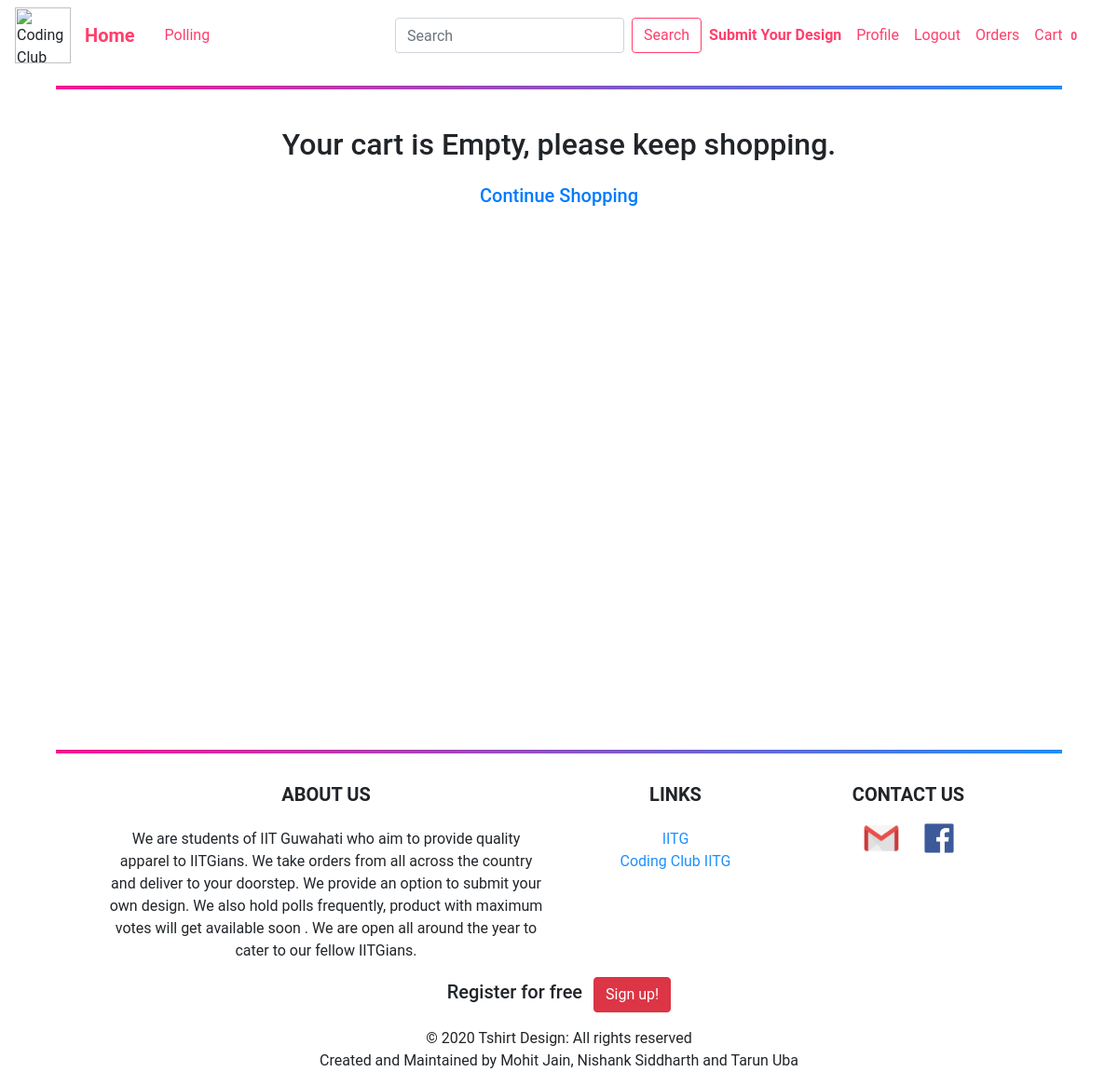
Before: /cart/ (signed in) with the older database file.
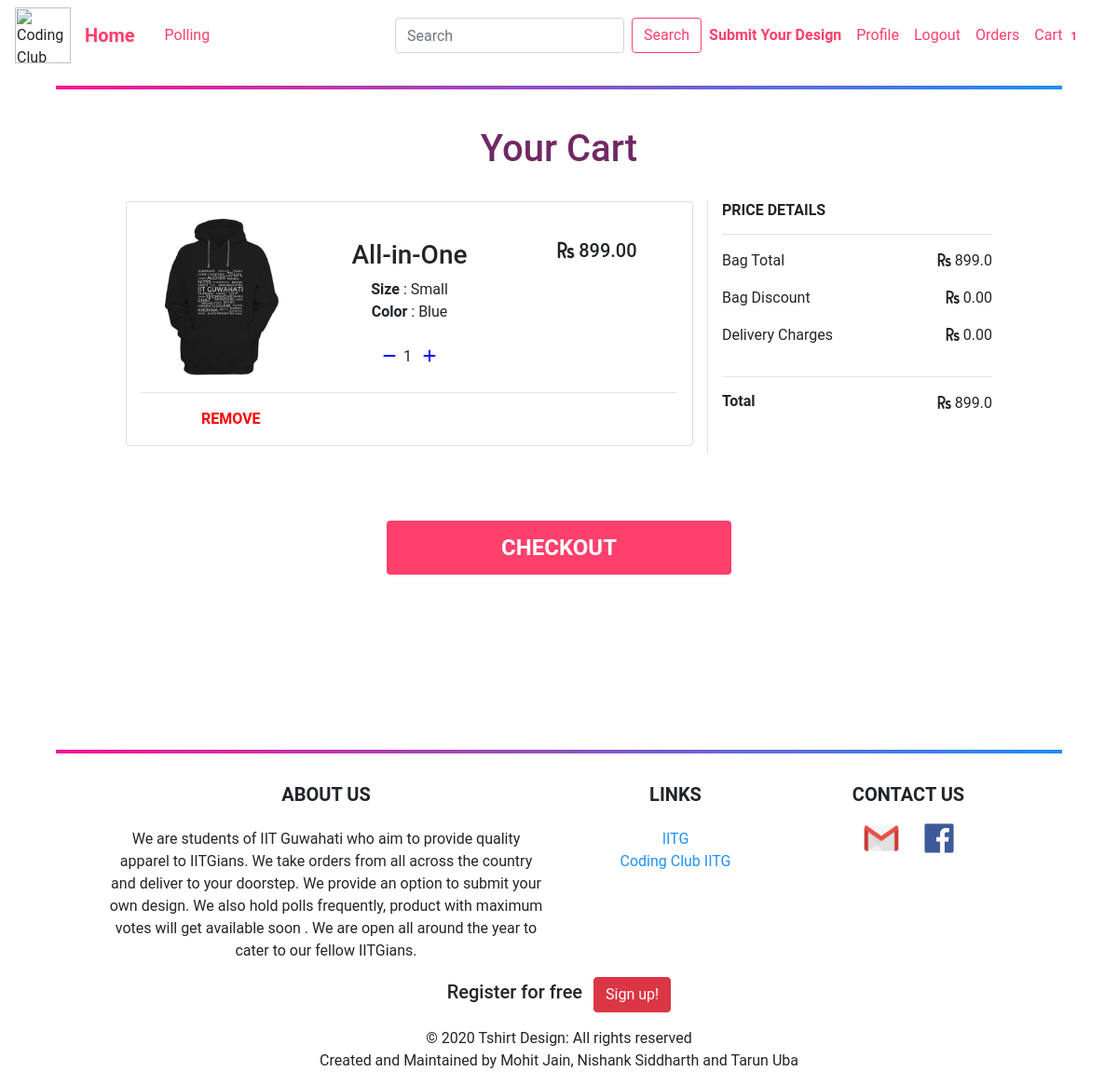
After: the same page with the newer database file.
### cart/models.py (models this page shows, shortened)
class CartItem(models.Model):
    cart = models.ForeignKey('Cart', related_name="cart_item", on_delete=models.CASCADE)
    product = models.ForeignKey(Product, related_name="product", on_delete=models.CASCADE)
    variations = models.ManyToManyField(Variation, blank=True)
    quantity = models.IntegerField(default=1)
    line_total = models.DecimalField(max_digits=10, decimal_places=2, default=0.00)

class Cart(models.Model):
    user = models.ForeignKey(User, on_delete=models.CASCADE, related_name="cart_user")
    total = models.DecimalField(max_digits=10, decimal_places=2, default=0.00)
    timestamp = models.DateTimeField(auto_now_add=True, auto_now=False)
    updated = models.DateTimeField(auto_now=True, auto_now_add=False)
    qty = models.IntegerField(default=1)
    active = models.BooleanField(default=True)

### blog/models.py (models this page shows, shortened)
class Product(models.Model):
    merchant = models.ForeignKey(User, on_delete=models.CASCADE, limit_choices_to={'groups': 1})
    category = models.ForeignKey(Category, related_name='products', on_delete=models.CASCADE)
    name = models.CharField(max_length=150)
    description = models.TextField(blank=True)
    price = models.DecimalField(decimal_places=2, max_digits=10)
    slug = models.SlugField(max_length=150)
    stock = models.PositiveIntegerField(default=1)
    available = models.BooleanField(default=1)
    created_at = models.DateTimeField(auto_now_add=True)
    updated_at = models.DateTimeField(auto_now=True)
    image = models.ImageField(upload_to='products')
    image1 = models.ImageField(upload_to='products', blank=True, null=True)
    image2 = models.ImageField(upload_to='products', blank=True, null=True)
    image3 = models.ImageField(upload_to='products', blank=True, null=True)
    class Meta:
        ordering = ('name',)
        index_together = (('id', 'slug'),)
    def get_absolute_url(self):
        return reverse('blog:product_detail', args=[self.id, self.slug])

class Variation(models.Model):
    product = models.ForeignKey(Product, related_name="variations", on_delete=models.CASCADE)
    category = models.CharField(max_length=120, choices=VAR_CATEGORIES, default='size')
    title = models.CharField(max_length=120)
    updated = models.DateTimeField(auto_now_add=False, auto_now=True)
    active = models.BooleanField(default=True)
    objects = VariationsManager()

### cart/views.py (the view)
# urls.py: path('cart/', cart_views.cart_home, name='cart'),
@login_required
def cart_home(request):
    cart = Cart.objects.filter(user=request.user, active=True).first()
    empty_message = "Your cart is Empty, please keep shopping."
    if cart is not None:
        context = {"cart": cart, "empty": False}
        new_total = 0.00
        for item in cart.cart_item.all():
            line_total = float(item.product.price) * item.quantity
            new_total += line_total
        cart.total = new_total
        request.session['items_total'] = cart.cart_item.count()
        cart.qty = cart.cart_item.count()
        cart.save()
        if cart.total == float(0):
            context = {"empty": True, "empty_message": empty_message}
    else:
        context = {"empty": True, "empty_message": empty_message}
    template = 'cart/cart_home.html'
    return render(request, template, context)

### blog/models.py (called while the page is built)
    def all(self):
        return super(VariationsManager,self).filter(active=True)

### cart/templates/cart/cart_home.html (shortened to what this page needs)
{% extends "blog/base.html" %}
{% block content %}
    <br>
    {% if empty %}
        <div class="col-sm-10 mx-auto mb-4"><h2 class="text-center"> {{ empty_message }}</h2></div>
        <div class="col-sm-8 mx-auto text-center text-body"><h5> <a href="{% url 'blog:product-home' %}">Continue Shopping</a></h5></div>
    {% else %}
        <h1 style="text-align:center;color: #702963 " >Your Cart</h1>
        <br>
        <div class="my-row">
            <div class="col-xl-8 col-lg-9 col-md-8 col-sm-12 mb-5 border-right">
                {% for item in cart.cart_item.all %}
                    <div class="card py-3 px-3 mb-2">
                        <div class="row">
                            <div class="col-sm-5 col-md-4 col-lg-4 mx-auto">
                                <a class="text-body" href="{{ item.product.get_absolute_url }}">
                                    <img class="card-img-top " src="{{ item.product.image.url }}" alt="{{ item.product.name }}">
                                </a>
                            </div>
                            <div class="col-sm-6 text-center col-md-4 col-lg-4 text-my mx-auto">
                                <br>
                                <a class="text-body" href="{{ item.product.get_absolute_url }}">
                                    <h3 class="">{{ item.product.name }}</h3>
                                </a>
                                {% if item.variations.all %}
                                    {% for subitem in item.variations.all %}
                                        <div><strong>{{ subitem.category|capfirst }}</strong> : {{ subitem.title|capfirst }}</div>
                                    {% endfor %}
                                {% endif %}
                                <br>
                                <a  class="text-color-icon text-center mx-auto" href='{% url "decrease_by_one" item.id %}'><i class="fa fa-minus mr-2"></i></a>{{ item.quantity }}
                                <a  class="text-color-icon" href='{% url "increase_by_one" item.id %}'> <i class="fa fa-plus ml-2"></i></a>
                            </div>
                            <div class="col-sm-4 col-md-4 col-lg-4  text-center mx-auto">
                                <br>
                                <h5 class="text-align-right text-center"> <i class="fa fa-rupee-sign"></i> {{ item.product.price }}</h5>
                            </div>
                        </div>
                        <hr>
                        <div class="col-sm-4 col-md-4 col-lg-4 text-center">
                            <strong><a class=" text-center" style="color: red" href='{% url "remove_from_cart" item.id %}'> REMOVE </a></strong>
                        </div>
                    </div>
                {% endfor %}
            </div>
            <div class="col-xl-4 col-lg-3 col-md-4 col-sm-12">
                <h6><strong>PRICE DETAILS</strong></h6>
                <hr>
                <div class="row">
                    <div class="col-sm-12"> <p class="float-left">Bag Total </p> <p class="float-right"><i class="fa fa-rupee-sign"></i> {{ cart.total }}</p></div>
                    <div class="col-sm-12"> <p class="float-left">Bag Discount</p> <p class="float-right"><i class="fa fa-rupee-sign"></i> 0.00</p></div>
                    <div class="col-sm-12"> <p class="float-left">Delivery Charges</p> <p class="float-right"><i class="fa fa-rupee-sign"></i> 0.00</p></div>
                </div>
                <hr>
                <div class="row">
                    <div class="col-sm-12"> <h6 class="float-left"><strong>Total</strong></h6> <p class="float-right"><i class="fa fa-rupee-sign"></i> {{ cart.total }}</p></div>
                </div>
            </div>
        </div>
        <br>
        <div class="col-sm-4 mx-auto">
            <a class="btn btn-block btn-rounded text-uppercase" style="background-color: #ff3f6c" href="{% url 'checkout' %}"><h4 class="mt-2" style="color: white"><strong>Checkout</strong></h4></a>
        </div>
    {% endif %}
{% endblock %}

Changed rows visible on the page:
added CartItem: product.image (picture), product.name "All-in-One", quantity "1", product.price "899.00"
added Variation: category "Size", title "Small"
now on this page (row edited): Variation: category "Color", title "Blue"
added Cart: total "899.0"
Other visible differences:
{{ request.session.items_total }}: "0" → "1"
{{ empty_message }}: "Your cart is Empty, please keep shopping." → (not shown)
text no longer shown: "Continue Shopping"
text now shown: "Your Cart PRICE DETAILS Bag Total Bag Discount 0.00 Delivery Charges 0.00 Total CHECKOUT"
